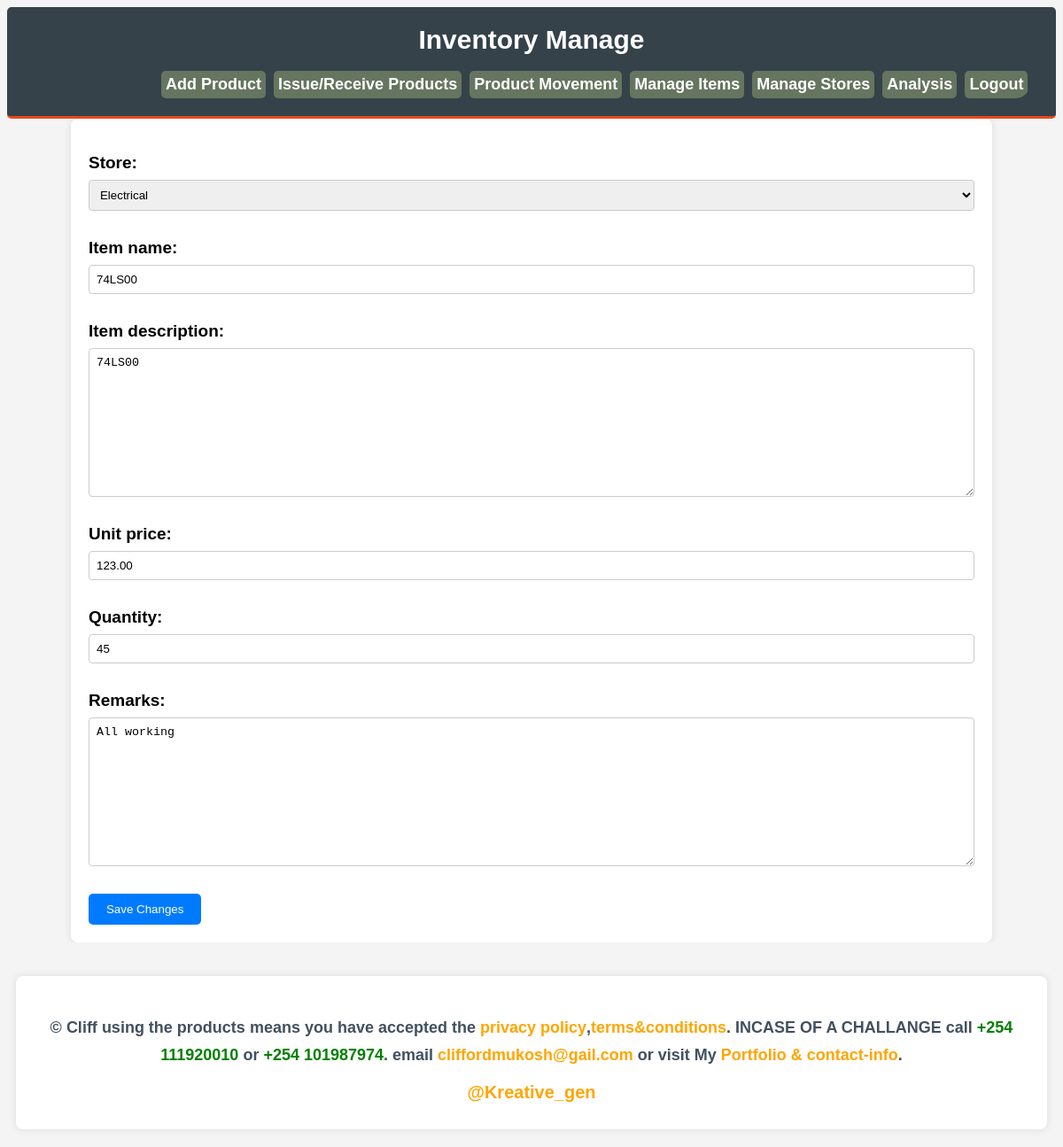
The app's page /dashboard/edit_product/4/ (signed in) with its own data.
### dashboard/models.py (models this page shows, shortened)
class Product(models.Model):
    store = models.ForeignKey(Store, on_delete=models.CASCADE, related_name='products')
    item_name = models.CharField(max_length=255)
    item_description = models.TextField()
    unit_price = models.DecimalField(max_digits=10, decimal_places=2)
    quantity = models.PositiveIntegerField()
    total_price = models.DecimalField(max_digits=10, decimal_places=2, editable=False)
    remarks = models.TextField(blank=True, null=True)
    date = models.DateField(auto_now_add=True)

### dashboard/views.py (the view)
# urls.py: path('edit_product/<int:product_id>/', views.edit_product_view, name='edit_product'),
@login_required
def edit_product_view(request, product_id):
    product = get_object_or_404(Product, id=product_id)
    if request.method == 'POST':
        form = ProductForm(request.POST, instance=product)
        if form.is_valid():
            form.save()
            return redirect('manage_items')
    else:
        form = ProductForm(instance=product)
    return render(request, 'edit_product.html', {'form': form})

### dashboard/forms.py
class ProductForm(forms.ModelForm):
    class Meta:
        model = Product
        fields = ['store', 'item_name', 'item_description', 'unit_price', 'quantity', 'remarks']

### dashboard/models.py (called while the page is built)
    def __str__(self):
        return self.name

### dashboard/templates/edit_product.html (shortened to what this page needs)
{% extends "header.html" %}
{% block content %}
    <div class="container">
        <form method="post">
            {{ form.as_p }}
            <button type="submit">Save Changes</button>
        </form>
    </div> <br>
{% endblock %}

### dashboard/templates/edit_product.html (style rules this page uses)
form { width: 100%; max-width: 1000px; margin: 0 auto; background-color: #ffffff; padding: 20px; border-radius: 8px; box-shadow: 0 0 10px rgba(0, 0, 0, 0.1); font-size: 19px; }
form label { display: block; margin-bottom: 8px; font-weight: bold; }
form input[type="text"], form input[type="number"], form textarea { width: 100%; padding: 8px; margin-bottom: 12px; border: 1px solid #ccc; border-radius: 4px; box-sizing: border-box; }
form select { width: 100%; padding: 8px; margin-bottom: 12px; border: 1px solid #ccc; border-radius: 4px; box-sizing: border-box; }
form button { background-color: #007bff; color: #ffffff; border: none; padding: 10px 20px; border-radius: 5px; cursor: pointer; transition: background-color 0.3s; }

### dashboard/templates/header.html (style rules this page uses)
body { background-color: #f4f4f4; font-family: Arial, sans-serif; }
.container { width: 95%; margin: 0 auto; overflow: hidden; border-radius: 15px; }

### records on screen
Product: store "Electrical", item_name "74LS00", item_description "74LS00", unit_price "123.00", quantity "45", remarks "All working"
